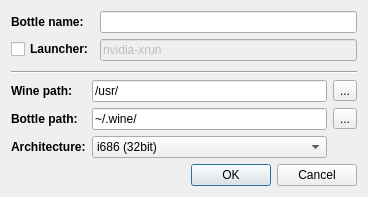
<?xml version="1.0" encoding="UTF-8"?>
<ui version="4.0">
 <class>WBCreate</class>
 <widget class="QDialog" name="WBCreate">
  <property name="geometry">
   <rect>
    <x>0</x>
    <y>0</y>
    <width>368</width>
    <height>197</height>
   </rect>
  </property>
  <property name="font">
   <font>
    <italic>false</italic>
   </font>
  </property>
  <property name="windowTitle">
   <string>New bottle</string>
  </property>
  <layout class="QGridLayout" name="gridLayout_2">
   <item row="0" column="0">
    <layout class="QVBoxLayout" name="verticalLayout">
     <item>
      <layout class="QFormLayout" name="formLayout">
       <item row="0" column="0">
        <widget class="QLabel" name="label_bottleName">
         <property name="font">
          <font>
           <weight>75</weight>
           <italic>false</italic>
           <bold>true</bold>
          </font>
         </property>
         <property name="text">
          <string>Bottle name:</string>
         </property>
        </widget>
       </item>
       <item row="0" column="1">
        <widget class="QLineEdit" name="bottle_name"/>
       </item>
       <item row="1" column="1">
        <widget class="QLineEdit" name="launcher">
         <property name="enabled">
          <bool>false</bool>
         </property>
         <property name="text">
          <string>nvidia-xrun</string>
         </property>
        </widget>
       </item>
       <item row="1" column="0">
        <widget class="QCheckBox" name="cb_launcher">
         <property name="font">
          <font>
           <weight>75</weight>
           <bold>true</bold>
          </font>
         </property>
         <property name="text">
          <string>Launcher:</string>
         </property>
        </widget>
       </item>
      </layout>
     </item>
     <item>
      <widget class="Line" name="line">
       <property name="orientation">
        <enum>Qt::Horizontal</enum>
       </property>
      </widget>
     </item>
     <item>
      <layout class="QGridLayout" name="gridLayout">
       <item row="1" column="2">
        <widget class="QToolButton" name="select_bottlePath">
         <property name="text">
          <string>...</string>
         </property>
        </widget>
       </item>
       <item row="1" column="0">
        <widget class="QLabel" name="label_bottlePath">
         <property name="font">
          <font>
           <weight>75</weight>
           <bold>true</bold>
          </font>
         </property>
         <property name="text">
          <string>Bottle path:</string>
         </property>
        </widget>
       </item>
       <item row="0" column="0">
        <widget class="QLabel" name="label_winePath">
         <property name="font">
          <font>
           <weight>75</weight>
           <bold>true</bold>
          </font>
         </property>
         <property name="text">
          <string>Wine path:</string>
         </property>
        </widget>
       </item>
       <item row="0" column="2">
        <widget class="QToolButton" name="select_winePath">
         <property name="text">
          <string>...</string>
         </property>
        </widget>
       </item>
       <item row="1" column="1">
        <widget class="QLineEdit" name="bottlePath">
         <property name="text">
          <string>~/.wine/</string>
         </property>
         <property name="readOnly">
          <bool>true</bool>
         </property>
        </widget>
       </item>
       <item row="0" column="1">
        <widget class="QLineEdit" name="winePath">
         <property name="text">
          <string>/usr/</string>
         </property>
         <property name="readOnly">
          <bool>true</bool>
         </property>
        </widget>
       </item>
       <item row="2" column="0">
        <widget class="QLabel" name="label">
         <property name="font">
          <font>
           <weight>75</weight>
           <bold>true</bold>
          </font>
         </property>
         <property name="text">
          <string>Architecture:</string>
         </property>
        </widget>
       </item>
       <item row="2" column="1">
        <widget class="QComboBox" name="wineArch">
         <item>
          <property name="text">
           <string>i686 (32bit)</string>
          </property>
         </item>
         <item>
          <property name="text">
           <string>x86_64 (64 bit)</string>
          </property>
         </item>
        </widget>
       </item>
      </layout>
     </item>
    </layout>
   </item>
   <item row="1" column="0">
    <widget class="QDialogButtonBox" name="buttonBox">
     <property name="standardButtons">
      <set>QDialogButtonBox::Cancel|QDialogButtonBox::Ok</set>
     </property>
    </widget>
   </item>
  </layout>
 </widget>
 <resources/>
 <connections>
  <connection>
   <sender>cb_launcher</sender>
   <signal>toggled(bool)</signal>
   <receiver>launcher</receiver>
   <slot>setEnabled(bool)</slot>
   <hints>
    <hint type="sourcelabel">
     <x>79</x>
     <y>48</y>
    </hint>
    <hint type="destinationlabel">
     <x>117</x>
     <y>45</y>
    </hint>
   </hints>
  </connection>
 </connections>
</ui>
